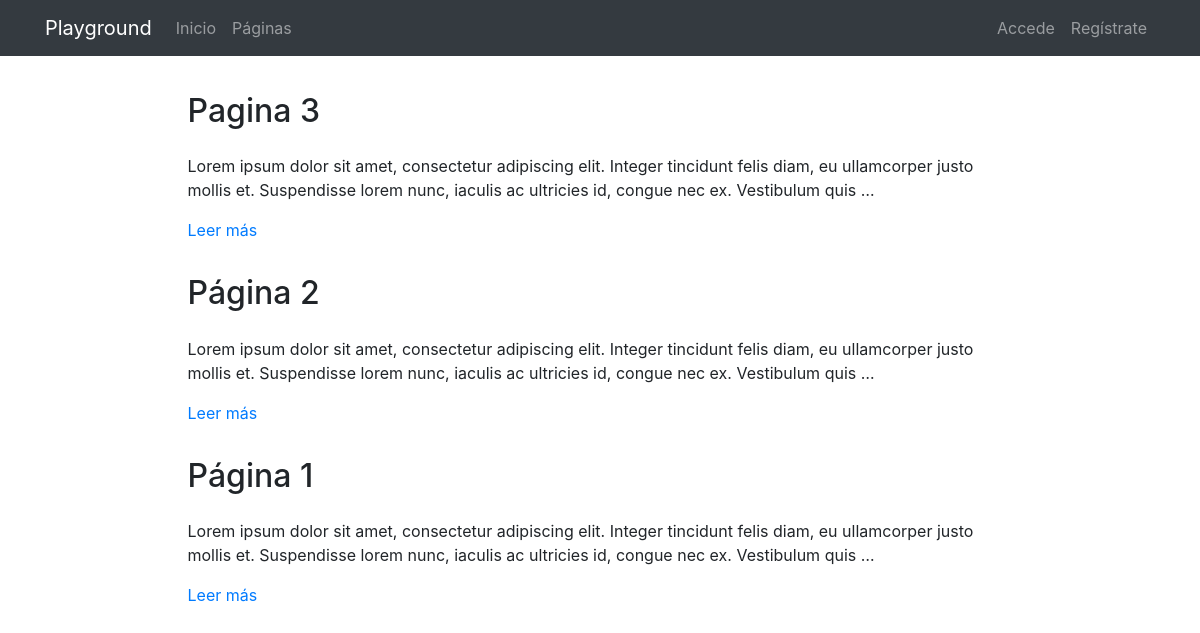
The page /pages/ on the database its author committed.
### pages/models.py (models this page shows, shortened)
class Page(models.Model):
    title = models.CharField(verbose_name="Título", max_length=200)
    content = RichTextField(verbose_name="Contenido")
    order = models.SmallIntegerField(verbose_name="Orden", default=0)
    created = models.DateTimeField(auto_now_add=True, verbose_name="Fecha de creación")
    updated = models.DateTimeField(auto_now=True, verbose_name="Fecha de edición")
    class Meta:
        verbose_name = "página"
        verbose_name_plural = "páginas"
        ordering = ['order', 'title']

### pages/views.py (the view)
# urls.py: path('', PageListView.as_view(), name='pages'),
class PageListView(ListView):
    model = Page

### pages/templates/pages/page_list.html (shortened to what this page needs)
{% extends 'core/base.html' %}
{% load static %}
{% block content %}
{% include 'pages/includes/pages_menu.html' %}
<main role="main">
  <div class="container mb-4">
    {% for page in page_list|dictsort:"id" reversed %}
      <div class="row mt-3">
        <div class="col-md-9 mx-auto">
          <h2 class="mb-4">{{page.title}}</h2>
          <div>
            <p>{{page.content|striptags|safe|truncatechars:"200"}}</p>
            <p><a href="{% url 'pages:page' page.id page.title|slugify %}">Leer más</a>
            </p>
          </div>
        </div>
      </div>
    {% endfor %}
  </div>
</main>
{% endblock %}

### core/templates/core/base.html (shortened to what this page needs)
<!DOCTYPE html>
<html lang="es">
  <head>
    {% load static %}
    <link href="{% static 'core/vendor/bootstrap/css/bootstrap.min.css' %}" rel="stylesheet">
    <link href="{% static 'core/vendor/font-awesome/css/font-awesome.min.css' %}" rel="stylesheet" type="text/css">
    <link href="{% static 'core/css/main.css' %}" rel="stylesheet">
  </head>
  <body>
    <body>
      <nav class="navbar navbar-expand-lg navbar-dark bg-dark">
        <div class="container">
          <a class="navbar-brand" href="{% url 'home' %}">Playground</a>
          <div class="collapse navbar-collapse" id="ned">
            <ul class="navbar-nav mr-auto">
              <li class="nav-item">
                <a class="nav-link" href="{% url 'home' %}">Inicio</a>
              </li>
              <li class="nav-item">
                <a class="nav-link" href="{% url 'pages:pages' %}">Páginas</a>
              </li>
            </ul>
            <ul class="navbar-nav">
              {% if not request.user.is_authenticated %}
                <li class="nav-item">
                  <a class="nav-link" href="{% url 'login' %}">Accede</a>
                </li>
                <li class="nav-item">
                  <a class="nav-link" href="{% url 'signup' %}">Regístrate</a>
                </li>
              {% endif %}
            </ul>
          </div>
        </div>
      </nav>
      {% block content %}{% endblock %}
  </body>
</html>

### pages/templates/pages/includes/pages_menu.html (shortened to what this page needs)
{% load static %}
<link href="{% static 'pages/css/custom_ckeditor.css' %}" rel="stylesheet">

### core/static/core/css/main.css (style rules this page uses)
main { padding-top: 20px; }
:root { --jumbotron-padding-y: 3rem; }

### rows shown on the page
Page: title "Pagina 3", content "Lorem ipsum dolor sit amet, consectetur adipiscing elit. Integer tincidunt felis diam, eu ullamcorper justo mollis et. Suspendisse lorem nunc, iaculis ac ultricies id, congue nec ex. Vestibulum quis …"
Page: title "Página 2", content "Lorem ipsum dolor sit amet, consectetur adipiscing elit. Integer tincidunt felis diam, eu ullamcorper justo mollis et. Suspendisse lorem nunc, iaculis ac ultricies id, congue nec ex. Vestibulum quis …"
Page: title "Página 1", content "Lorem ipsum dolor sit amet, consectetur adipiscing elit. Integer tincidunt felis diam, eu ullamcorper justo mollis et. Suspendisse lorem nunc, iaculis ac ultricies id, congue nec ex. Vestibulum quis …"
